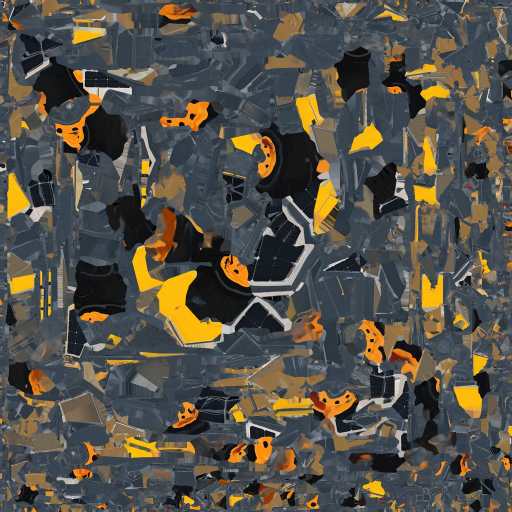
#> input picture assets/models/HC_AmberAlertTrailer/HC_AmberAlertTrailer_BM.png, 1024 x 1024 px (shown at 1/2 size)
$ python -i scooters_paint.py   (imports and definitions only)
#> lines starting #> are read from the running program, lines starting #| are printed output that depends on the picture
"""Texture atlas painter for the Dockless Scooter Graveyard (1024x1024), AI-generated procedural art.

Layout (pixels, origin top-left; see REGION and the palette cells at the bottom):
  pave   (  0,   0, 576, 384)  cracked sidewalk seen from above (u = x, v = z, top = back of the prop)
  fence  (576,   0, 448, 224)  chain-link mesh with torn hole, caught plastic bags, rust
  st0-3  (576+112i, 224, 112, 96) die-cut stickers: smiley, lightning bolt, heart, star
  qr     (576, 320,  96,  96)  scan-me plate (pixel pattern, no letters)
  wheel  (672, 320,  96,  96)  wheel face (polar: hub, spokes, sidewall)
  tread  (768, 320, 128,  48)  tyre tread
  dash   (768, 368, 128,  48)  handlebar display with a low-battery glow
  cone   (896, 320, 128, 192)  traffic cone
  grip   (  0, 384, 288,  96)  grip tape
  b_lime / b_cyan / b_white (192 x 96 each at y = 480) scooter body panels
  cells  32 x 32 palette cells from y = 896 (32 per row)
paint(out_png, glows) writes the base colour PNG and returns the roughness map. glows = [(x, z, radius_m, (r, g, b))] are
LED light pools painted onto the pavement (there is no emissive map; the LEDs themselves are bright in the base colour).
Lettering is deliberately absent (BG3 mirrors the DAE, so text would need an in-game check).
"""
import math
import numpy as np
from PIL import Image, ImageDraw, ImageFilter

W = 1024
CELL = 32
CELL_Y0 = 896

LIME = (160, 238, 8)
CYAN = (24, 212, 240)
WHITE = (250, 252, 250)

# name: (base RGB, grime 0-1, scratch 0-1, rough 0-1)
PALETTE = {
    'lime':        (LIME, 0.30, 0.30, 0.38),
    'lime_dark':   ((98, 168, 0), 0.40, 0.25, 0.42),
    'cyan':        (CYAN, 0.30, 0.30, 0.38),
    'cyan_dark':   ((0, 150, 190), 0.40, 0.25, 0.42),
    'white':       (WHITE, 0.15, 0.30, 0.40),
    'white_dark':  ((186, 192, 190), 0.45, 0.30, 0.45),
    'rubber':      ((26, 26, 28), 0.35, 0.10, 0.85),
    'rubber_grey': ((70, 70, 74), 0.45, 0.20, 0.85),
    'steel':       ((176, 180, 188), 0.45, 0.45, 0.30),
    'steel_dark':  ((92, 96, 104), 0.50, 0.40, 0.35),
    'led_cyan':    ((70, 255, 240), 0.0, 0.0, 0.10),
    'led_green':   ((110, 255, 50), 0.0, 0.0, 0.10),
    'led_red':     ((255, 40, 50), 0.0, 0.0, 0.10),
    'concrete':    ((150, 146, 138), 0.55, 0.20, 0.90),
    'concrete_dark': ((100, 98, 94), 0.60, 0.15, 0.92),
    'rust':        ((140, 78, 44), 0.55, 0.30, 0.80),
    'zip_black':   ((18, 18, 22), 0.10, 0.10, 0.60),
    'zip_white':   ((232, 232, 220), 0.30, 0.10, 0.60),
    'weed':        ((62, 168, 40), 0.20, 0.00, 0.80),
    'weed_dark':   ((34, 108, 30), 0.20, 0.00, 0.80),
    'orange':      ((255, 100, 0), 0.30, 0.20, 0.45),
    'yellow':      ((250, 214, 20), 0.25, 0.20, 0.40),
    'pink':        ((255, 80, 170), 0.25, 0.10, 0.60),
    'purple':      ((150, 60, 220), 0.25, 0.10, 0.60),
}
ORDER = list(PALETTE)
REGION = {
    'pave': (0, 0, 576, 384),
    'fence': (576, 0, 448, 224),
    'st0': (576, 224, 112, 96), 'st1': (688, 224, 112, 96), 'st2': (800, 224, 112, 96), 'st3': (912, 224, 112, 96),
    'qr': (576, 320, 96, 96),
    'wheel': (672, 320, 96, 96),
    'tread': (768, 320, 128, 48),
    'dash': (768, 368, 128, 48),
    'cone': (896, 320, 128, 192),
    'grip': (0, 384, 288, 96),
    'b_lime': (0, 480, 192, 96),
    'b_cyan': (192, 480, 192, 96),
    'b_white': (384, 480, 192, 96),
}
PAVE_X = (-1.2, 1.2)
PAVE_Z = (-0.8, 0.8)

# ----------------------------------------------------------------------------- uv helpers (also used by the model)


def uv_px(x, y):
    return (x / W, 1.0 - y / W)


COLS = {name: (i % 32, i // 32) for i, name in enumerate(ORDER)}


# [17 lines left out: functions uv, ruv, pave_uv, not called in this run]


def pave_px(x, z):
    """Pixel position inside the pavement region (0..576, 0..384)."""
    return ((x - PAVE_X[0]) / (PAVE_X[1] - PAVE_X[0]) * 576.0, (z - PAVE_Z[0]) / (PAVE_Z[1] - PAVE_Z[0]) * 384.0)


# ----------------------------------------------------------------------------- generic drawing helpers
SS = 4   # supersampling factor for line art


# [4 lines left out: function _lowfreq, not called in this run]


def _ss(w, h, bg=(0, 0, 0, 0)):
    return Image.new('RGBA', (w * SS, h * SS), bg)


def _down(layer):
    return layer.resize((layer.width // SS, layer.height // SS), Image.LANCZOS)


def _composite(img, layer):
    return Image.alpha_composite(img.convert('RGBA'), layer).convert('RGB')


def _noise(arr, rng, s=2.5):
    arr = arr + rng.normal(0, s, arr.shape[:2] + (1,))
    return Image.fromarray(np.clip(arr, 0, 255).astype('uint8'))


# [187 lines left out: functions _glow, _crack, _pavement, _fence, not called in this run]


# ----------------------------------------------------------------------------- stickers, qr, wheel, tread, dash
def _sticker(i):
    w, h = 112, 96
    rng = np.random.default_rng(300 + i)
    layer = _ss(w, h)
    d = ImageDraw.Draw(layer)
    cx, cy = 56, 48
    d.ellipse([(cx - 44) * SS, (cy - 44) * SS, (cx + 44) * SS, (cy + 44) * SS], fill=(250, 250, 244, 255))     # die-cut white border
    if i == 0:                                                                                                    # smiley
        d.ellipse([(cx - 40) * SS, (cy - 40) * SS, (cx + 40) * SS, (cy + 40) * SS], fill=(255, 222, 24, 255), outline=(40, 30, 10, 255), width=3 * SS)
        for ex in (-14, 14):
            d.ellipse([(cx + ex - 5) * SS, (cy - 18) * SS, (cx + ex + 5) * SS, (cy - 2) * SS], fill=(30, 24, 10, 255))
        d.arc([(cx - 24) * SS, (cy - 14) * SS, (cx + 24) * SS, (cy + 26) * SS], 20, 160, fill=(30, 24, 10, 255), width=4 * SS)
    elif i == 1:                                                                                                  # lightning bolt
        d.ellipse([(cx - 40) * SS, (cy - 40) * SS, (cx + 40) * SS, (cy + 40) * SS], fill=(120, 50, 220, 255))
        bolt = [(cx + 6, cy - 36), (cx - 20, cy + 4), (cx - 2, cy + 4), (cx - 10, cy + 36), (cx + 22, cy - 8), (cx + 4, cy - 8)]
        d.polygon([(x * SS, y * SS) for x, y in bolt], fill=(255, 240, 40, 255), outline=(30, 10, 60, 255))
    elif i == 2:                                                                                                  # heart
        d.ellipse([(cx - 40) * SS, (cy - 40) * SS, (cx + 40) * SS, (cy + 40) * SS], fill=(40, 190, 240, 255))
        d.ellipse([(cx - 28) * SS, (cy - 24) * SS, (cx + 2) * SS, (cy + 6) * SS], fill=(255, 60, 110, 255))
        d.ellipse([(cx - 2) * SS, (cy - 24) * SS, (cx + 28) * SS, (cy + 6) * SS], fill=(255, 60, 110, 255))
        d.polygon([((cx - 27) * SS, (cy - 2) * SS), ((cx + 27) * SS, (cy - 2) * SS), (cx * SS, (cy + 30) * SS)], fill=(255, 60, 110, 255))
    else:                                                                                                         # starburst
        d.ellipse([(cx - 40) * SS, (cy - 40) * SS, (cx + 40) * SS, (cy + 40) * SS], fill=(255, 120, 20, 255))
        pts = []
        for k in range(10):
            a = k * math.pi / 5 - math.pi / 2; r = 34 if k % 2 == 0 else 15
            pts.append(((cx + r * math.cos(a)) * SS, (cy + r * math.sin(a)) * SS))
        d.polygon(pts, fill=(255, 250, 120, 255), outline=(120, 40, 0, 255))
    img = Image.new('RGBA', (w * SS, h * SS), (58, 54, 50, 255))
    img = Image.alpha_composite(img, layer)
    img = _down(img).convert('RGB')
    # sticker wear: scratches, grime
    arr = np.asarray(img).astype('float32')
    g = _lowfreq(rng, 6, (h, w))
    arr *= (0.88 + 0.12 * g)[..., None]
    im = _noise(arr, rng, 3.0)
    dd = ImageDraw.Draw(im)
    for _ in range(4):
        x0, y0 = int(rng.integers(10, 80)), int(rng.integers(10, 80)); dd.line([(x0, y0), (x0 + int(rng.integers(8, 30)), y0 + int(rng.integers(-4, 5)))], fill=(235, 235, 230), width=1)
    return im


# [227 lines left out: functions _qr, _wheel, _tread, _dash, _cone, _grip and 5 more, not called in this run]

>>> import cv2
>>> picture = cv2.imread('../HC_AmberAlertTrailer/HC_AmberAlertTrailer_BM.png', cv2.IMREAD_GRAYSCALE)
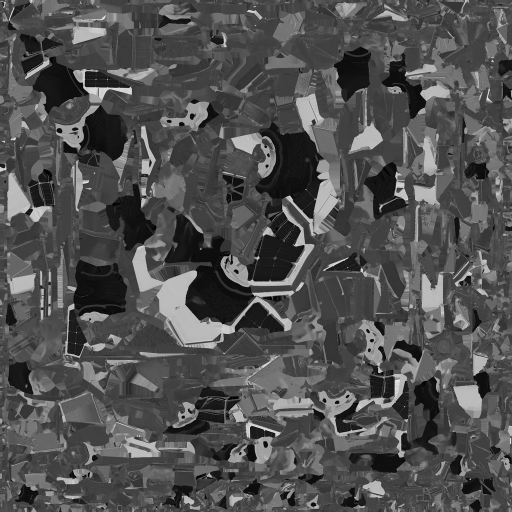
#> picture: shape (1024, 1024) (shown at 1/2 size); min 0, max 255, mean 81
>>> result = _sticker(picture)
#> in _sticker, `layer = _ss(w, h)`: layer: PIL image 448x384 RGBA; every value is 0
#> (the run stopped early here; a loop or call above may not have finished)
